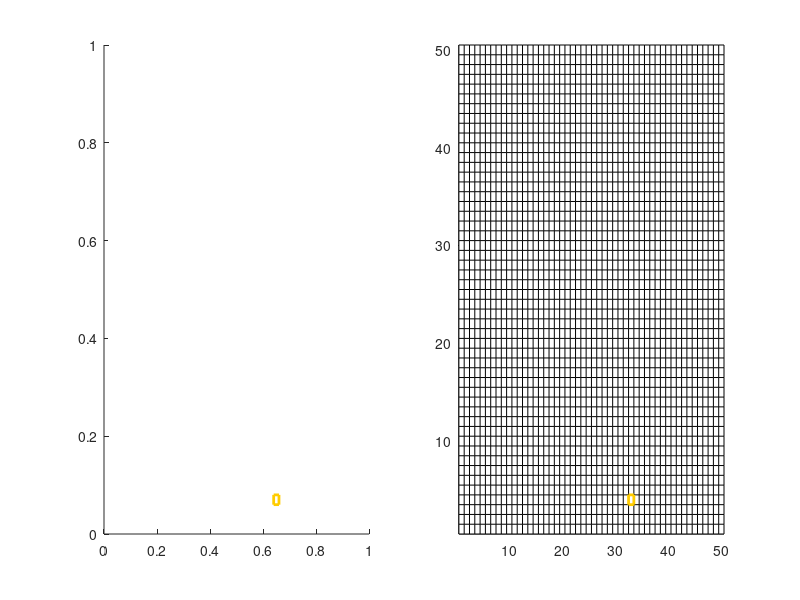

Source code (MATLAB): (Note: this script raises an error after producing the figure.)
% @file     dart_throwing.m
% @author   afruehstueck
% @date     24/03/2017
%
% perform dart throwing on a grid specified by resolution, dart size
% specified by radius and show animated updates as darts are thrown
% use parameter pause_val to pause between throws for slower animation

function dart_throwing(radius, grid_resolution, use_grid, pause_val)  
    %% settings
    %radius of disks
    if nargin < 1
        radius = 0.08;
        %use grid to enhance dart throwing (true/false)
        use_grid = true;
        %resolution of grid
        grid_resolution = 50;
        %pause after each throw for 'better' visualization (length of pause)
        pause_val = 0.0;
    end
    %%
    
    %colors used in plot
    purple = [0.27 0.00 0.58];
    yellow = [1.00 0.80 0.00];
    
    %radius size in grid coordinates
    radius_raster = radius * grid_resolution;
    %cell size in data coordinates
    d = 1 / grid_resolution;
    
    %create grid of zeroes for empty cells
    cell_grid = zeros(grid_resolution, grid_resolution);
    [xx, yy] = meshgrid(1:grid_resolution);
    centers = zeros(0, 2);

    % create figure
    scr = get(0, 'ScreenSize'); 
    figure('Name', 'Dart Throwing', 'NumberTitle', 'off', 'Position', [100 150 4*scr(4)/3 2*scr(4)/3]);
    
    %plot of empty/non-empty grid
    subplot(1, 2, 2);
    hold on;
    xlim([0.5 grid_resolution+.5]);
    ylim([0.5 grid_resolution+.5]);
    [xshow, yshow] = meshgrid(0.5:1:grid_resolution+0.5);
    matrix_plot = pcolor(xshow, yshow, padarray(cell_grid, [1 1], 'post'));
    %create color map for grid plot
    map = [1 1 1; purple .* (1:-0.2:0.6)'];
    colormap(map)
    caxis([0, 4])
    
    current_grid_plot = plot([0 0 0 0 0], [0 0 0 0 0], 'Color', yellow, 'LineWidth', 2);
    
    %plot of actual data
    subplot(1, 2, 1);
    xlim([0 1]);
    ylim([0 1]);
    hold on;
    current_cell_plot = plot([0 0 0 0 0], [0 0 0 0 0], 'Color', yellow, 'LineWidth', 2);
    centers_plot = scatter(centers(:, 1), centers(:, 2), 150, '.');
           
    t = 0:.1:2*pi;
    num_darts_thrown = 0;
    num_valid_darts = 0;
    all_cells_filled = false;
    while num_darts_thrown < 100000 && ~all_cells_filled
        valid_dart = false;
        while ~valid_dart && num_darts_thrown < 100000
            if use_grid
                %find all empty grid cells
                [empty_y, empty_x] = find(~cell_grid);
                if isempty(empty_x)
                    all_cells_filled = true;
                    break;
                end
                %pick a random cell by index
                random_idx = randi(length(empty_x));
                
                %grid coordinates of randomly selected cell
                x_center = empty_x(random_idx); %coordinate lies at center of grid cell
                y_center = empty_y(random_idx);
                fprintf('picked empty cell at (%d, %d)\n', x_center, y_center);
                
                %rectangle around picked cell in grid
                x_l = x_center - 0.5; x_r = x_center + 0.5;
                y_b = y_center - 0.5; y_t = y_center + 0.5;
                rect_grid = [x_l y_b; x_r y_b; x_r y_t; x_l y_t; x_l y_b];
                
                %visualize position of current cell in grid as rectangle
                set(current_grid_plot, 'XData', rect_grid(:, 1), 'YData', rect_grid(:, 2));
               
                %rectangle in original data space
                rect_data = (rect_grid - 0.5) / grid_resolution;
                %visualize position of current cell in data space
                set(current_cell_plot, 'XData', rect_data(:, 1), 'YData', rect_data(:, 2));
                
                %cell coordinates to original data space
                trnsf_x = (x_center - 1) / grid_resolution;
                trnsf_y = (y_center - 1) / grid_resolution;
                %pick a random dart in current cell region
                rand_dart_x = trnsf_x + rand * d;
                rand_dart_y = trnsf_y + rand * d;
                
                dart = [rand_dart_x rand_dart_y];
                pause(pause_val)
            else
                dart = [rand rand];
            end
            
            num_darts_thrown = num_darts_thrown + 1;
            %calculate distances of all circle centers from current dart position
            distances = norm_per_row(centers - repmat(dart,  num_valid_darts, 1));
            if all(distances >= radius)
                %accept dart position
                valid_dart = true;
                num_valid_darts = num_valid_darts + 1;
            else
                fprintf('invalid dart at [%1.2f, %1.2f]\n', dart(1), dart(2));
            end
        end
        
        if ~valid_dart
            continue;
        end
        
        %update current cell
        centers = [centers; dart];

        x = radius * cos(t) + dart(1);
        y = radius * sin(t) + dart(2);
        %plot new circle (as patch)
        patch('XData', x, 'YData', y, 'FaceColor', purple, 'FaceAlpha', 0.05, 'EdgeColor', purple);
        
        %transform dart coordinates back to raster to rasterize circle
        dart_raster = ([dart(1) dart(2)] .* grid_resolution) + 1;
        circle = sqrt((xx - dart_raster(1)).^2 + (yy - dart_raster(2)).^2) <= radius_raster;

        %add circle (ones in variable circle) to cell grid
        cell_grid = cell_grid + circle;
        
        %update matrix plot contents
        set(matrix_plot, 'CData', padarray(cell_grid, [1 1], 'post'));
        %update circle centers
        set(centers_plot, 'XData', centers(:, 1), 'YData', centers(:, 2));
          
        if isempty(find(~cell_grid, 1))
            all_cells_filled = true;
            break;
        end
        drawnow;
        pause(pause_val)
    end
    
    %remove yellow indicators for current cell when done
    set(current_cell_plot, 'XData', [-1 -1 -1 -1 -1], 'YData', [-1 -1 -1 -1 -1]);
    set(current_grid_plot, 'XData', [-1 -1 -1 -1 -1], 'YData', [-1 -1 -1 -1 -1]);
               
    fprintf('*****************************\n %d darts thrown\n %d darts chosen\n', num_darts_thrown, num_valid_darts);
end
